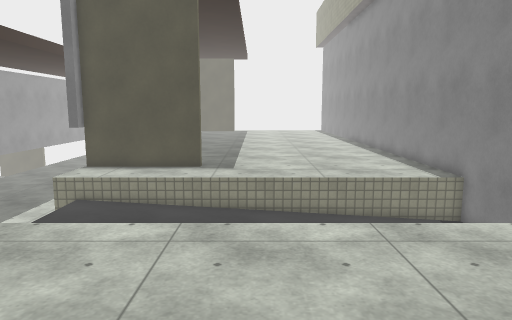
[1] (above)

18 first-person views from a walk through a 3-D level made in the Unity game engine. The camera is 1.5 m above the floor, tilts 8° down and sees 70° across. The floor is counted in squares, 0.5 m on a side. Each view is taken from the middle of a square. On the plan, view 1 faces up. The plan holds only what a view shows up to about 20 squares ahead; the rest is blank. The place goes on beyond the plan. The player character is not drawn. Surface patterns are stand-ins for the level's own textures.

[2]
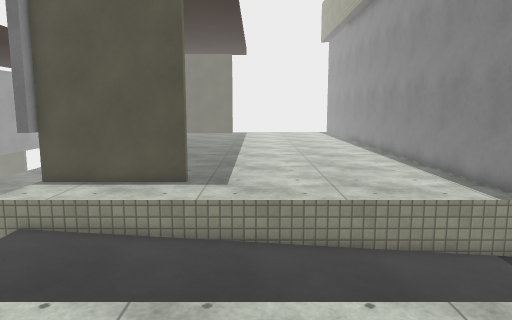

[3]
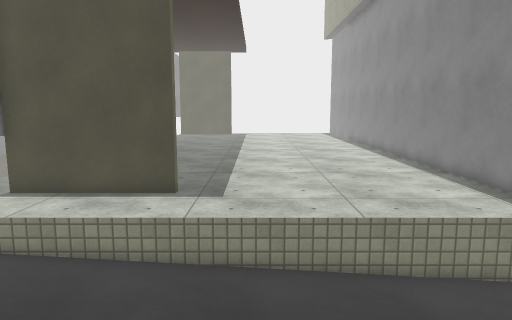

[4]
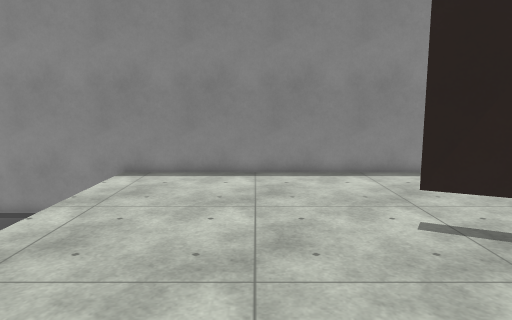

[5]
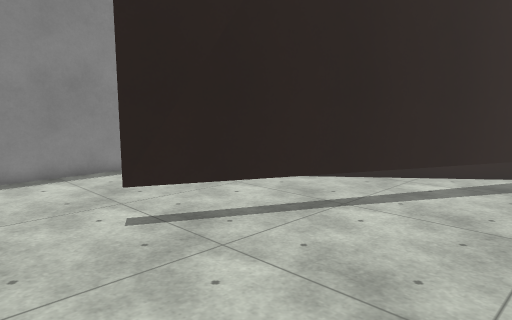

[6]
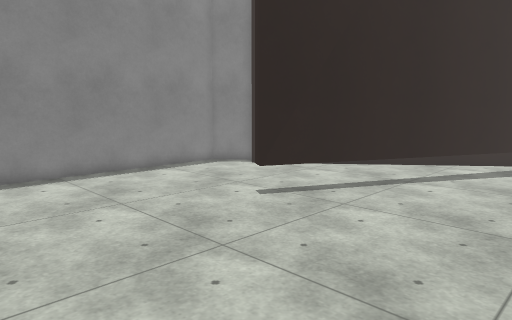

[7]
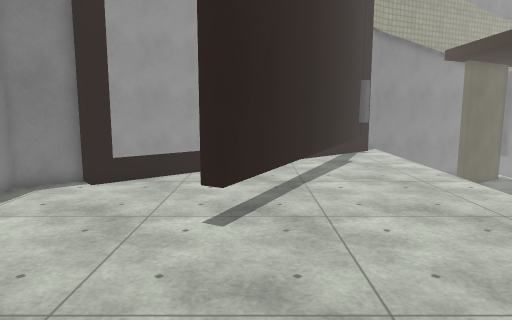

[8]
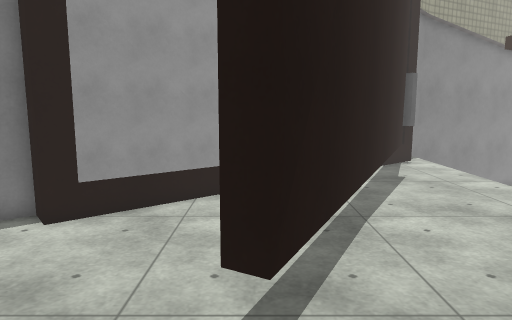

[9]
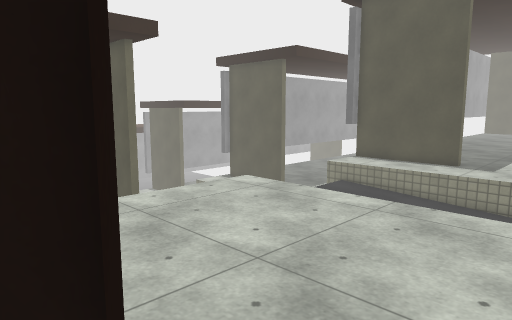

[10]
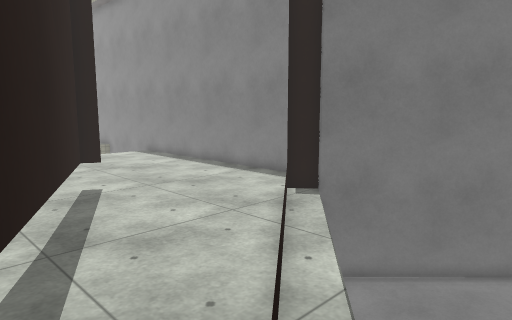

[11]
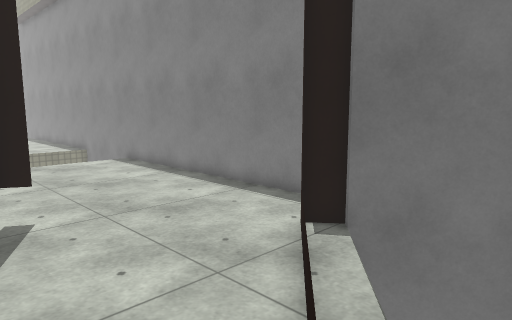

[12]
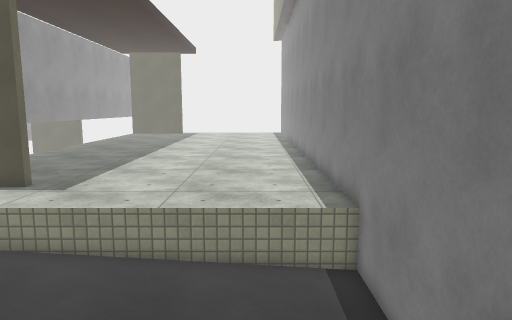

[13]
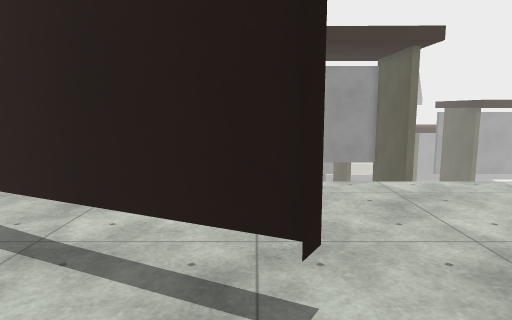

[14]
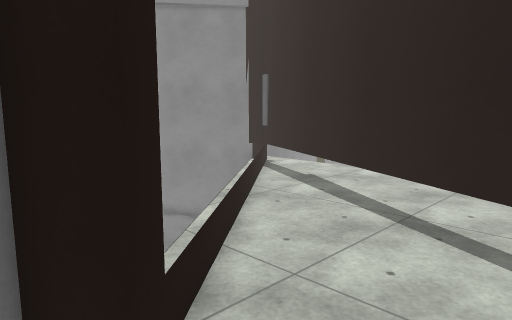

[15]
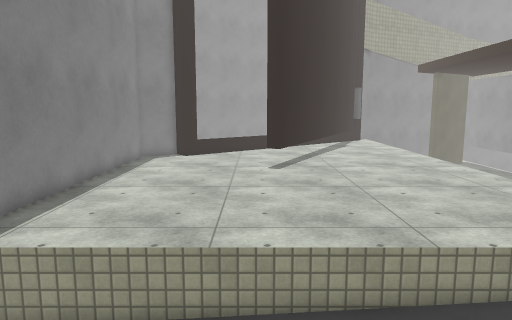

[16]
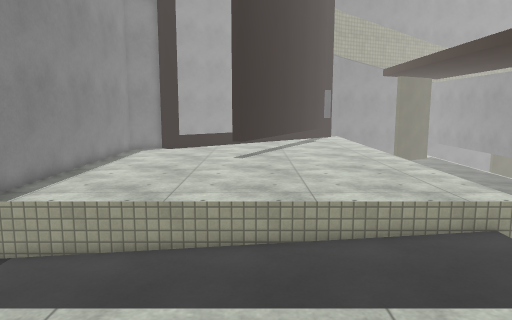

[17]
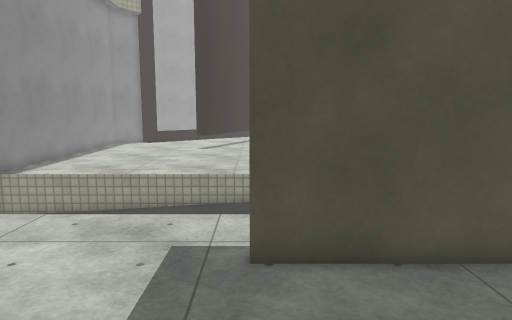

[18]
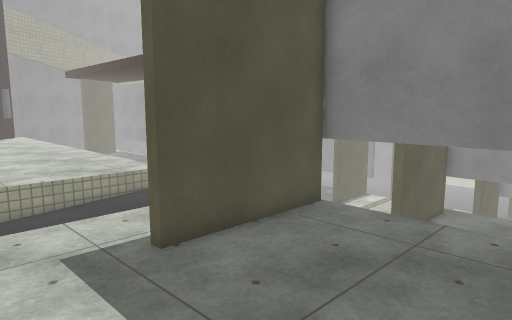

### Floor plan
Key: @ floor where view 1 was taken; # wall or solid block; . main floor; - floor 0.5 m lower than the main floor; _ floor 0.75 m lower than the main floor; < floor 1 m lower than the main floor; / step, stairs or slope; v drop or lower ground; T thing the floor can be seen under or through.
Columns run from 9 left of view 1 to 11 right of it. Each row starts with its distance up from view 1.
 26      .............#
 25  .................#
 24 #.................#
 23 #.................#
 22 #.................#
 21 #.................#
 20 #.................#
 19 #######...........#
 18 v.................#
 17 v.................#
 16 v///..............#
 15  v----________<<<<#
 14  v----________<<<<#
 13  v----________<<<<#
 12   ----________<<<<#
 11  v----________<<<<#
 10  v----________<<<<#
  9 v.................#
  8 v.................#
  7 v.................#
  6 v.................#
  5 v.................#
  4 v.................#
  3 v.................#
  2 v.................#
  1 v.................#
  0 v........@........#
 -1 v.................#
 -2 v........TT.......#
 -3  ........T........#
 -4 v.......TT........#
 -5 v.......T ........#
 -6 v......TT........##
 -7 v......T ......###
 -8 v.....TT.......vv#
 -9 v.....T ......vvv##
-10 v....TT..... v vvv##
-11 v....T ....vv  vvvv#
-12 v...TT....vv    vvvv
-13 v...T ...v       vvvv
-14 v..TT.. v
-15 v..TT.v
-16 v.###v
-17  ###v

Where each view was taken, in squares from view 1:
view 1: 0 up, 0 right, facing up
view 2: 4 up, 0 right, facing up
view 3: 6 up, 0 right, facing up
view 4: 3 up, 8 left, facing right
view 5: 3 up, 8 left, facing down-right
view 6: 8 up, 8 left, facing down-right
view 7: 8 up, 0 right, facing down
view 8: 3 up, 1 right, facing down
view 9: 2 down, 3 right, facing up-left
view 10: 15 down, 4 left, facing up-right
view 11: 12 down, 1 left, facing up-right
view 12: 5 up, 6 right, facing up
view 13: 2 down, 6 right, facing left
view 14: 3 down, 8 right, facing down-left
view 15: 17 up, 2 right, facing down
view 16: 21 up, 0 right, facing down
view 17: 26 up, 3 left, facing down
view 18: 26 up, 1 right, facing down-left
